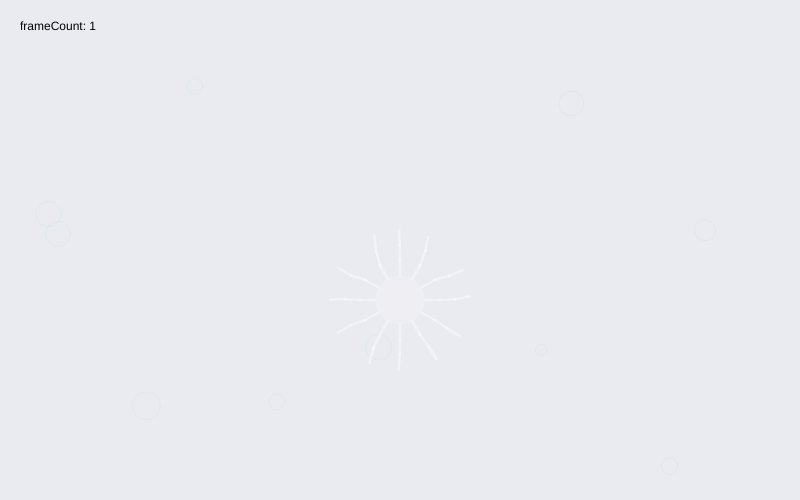
Frame 1 (no input)
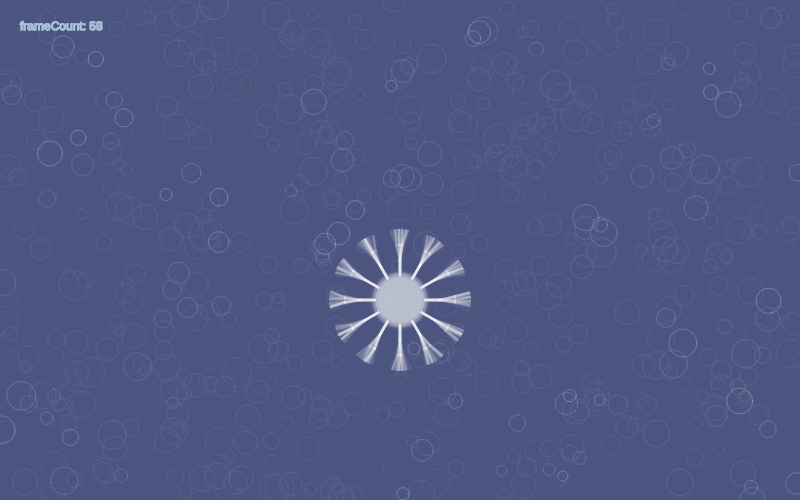
Frame 60 (no input)
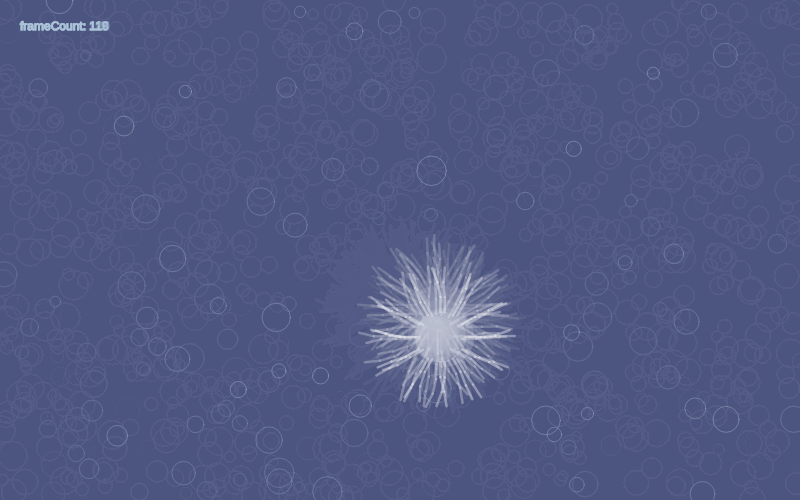
Frame 120 (the mouse pressed at the canvas centre since frame 60)

The p5.js sketch that drew these frames (run headless with seeded random() and noise() and a simulated clock; from frame 60 on, the mouse is pressed at the canvas centre):

// p5.js sketch
// ── sketch.js
let x = 400;
let y = 300;
let armCount = 12;
let r = 255;
let g = 255;
let b = 255;
let bodySize = 50;
const MAX_THRESHOLD = 120;

function setup() {
    createCanvas(800, 500);
}

function draw() {
    background(79, 88, 125, 30);
    text("frameCount: " + frameCount, 20, 30);


    stroke(194, 224, 238, 80);
    strokeWeight(1);
    noFill();
    for (let i = 0; i < 10; i++) {
        let x = random(width);
        let y = random(height);
        let dia = random(10, 30);
        circle(x, y, dia);
    }

    if (frameCount > 500) {
        r = 220;
        g = 30;
        b = 30;
    } else {
        r = 255;
        g = 255;
        b = 255;
    }

    drawCreature(x, y);

    if (frameCount < 500) {
        if (mouseIsPressed) {
            x = x + random(-15, 15);
            y = y + random(-15, 15);
        }
    } else {
        if (mouseIsPressed) {
            bodySize += 20;
        }
    }
}

function drawCreature(x, y) {
    push();
    translate(x, y);

    drawBody(0, 0, bodySize);

    if (bodySize <= MAX_THRESHOLD) {
        drawArm();
    }

    pop();
}

function drawBody(x, y, size) {
    push();
    noStroke();
    fill(r, g, b, 40);
    if (frameCount < 500) {
        size = size + random(-10, 10);
    }
    if (frameCount > 500) {
        size = size + random(-30, 30);
    }
    circle(x, y, size);
    pop();
}

function drawArm() {
    stroke(40, 40, 40, 50);
    strokeWeight(2.5);
    noFill();

    for (let i = 0; i < armCount; i++) {
        push();
        let angle = map(i, 0, armCount, 0, TWO_PI);
        rotate(angle);
        translate(25, 0);
        stroke(r, g, b, 100);
        line(0, 0, 15, 0);
        translate(15, 0);
        rotate(random(-0.25, 0.25));

        line(0, 0, 15, 0);
        translate(15, 0);
        rotate(random(-0.25, 0.25));

        line(0, 0, 15, 0);

        pop();
    }



}
